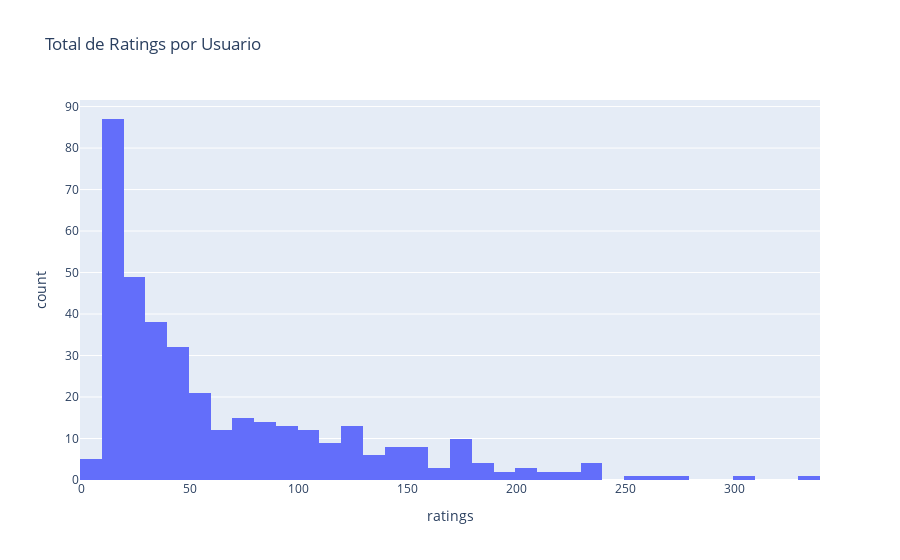

The notebook cell saved with this chart:
### Code cell
px.histogram(
    pd.DataFrame(scores.user_id.value_counts().reset_index().rename({"user_id": "ratings"}, axis=1)),
    title="Total de Ratings por Usuario",
    x="ratings",
    nbins=50
)

### Figure 1 — Plotly figure (JSON) as saved in the notebook; plotly's stock layout.template omitted (floating-point values rounded to 4 significant figures; data arrays with more than 128 entries replaced by an {"elided": "..."} marker saying what was removed)
{"data": [{"alignmentgroup": "True", "bingroup": "x", "hovertemplate": "ratings=%{x}<br>count=%{y}<extra></extra>", "legendgroup": "", "marker": {"color": "#636efa", "pattern": {"shape": ""}}, "name": "", "nbinsx": 50, "offsetgroup": "", "orientation": "v", "showlegend": false, "type": "histogram", "x": {"elided": "377 int values"}, "xaxis": "x", "yaxis": "y"}], "layout": {"barmode": "relative", "legend": {"tracegroupgap": 0}, "title": {"text": "Total de Ratings por Usuario"}, "xaxis": {"anchor": "y", "domain": [0, 1], "title": {"text": "ratings"}}, "yaxis": {"anchor": "x", "domain": [0, 1], "title": {"text": "count"}}}}
